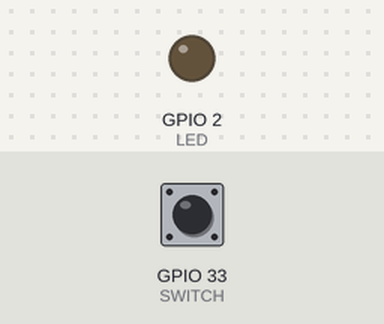
Recording of a sketch running on a simulated ESP32. On the bench: output pins drawn as LEDs (lit = HIGH). The test bench sets the inputs (shaded band); at power-on: GPIO 33 (SWITCH) LOW. WiFi joins after 1.5 s; servers stay silent unless stated; what the sketch prints to the serial monitor is not drawn.

Above: at 2.7 s.
2.8 s: GPIO 33 (SWITCH) pulled HIGH for 0.15 s
At 2.87 s:
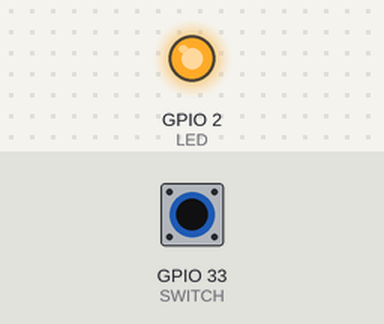
4.4 s: GPIO 33 (SWITCH) pulled HIGH for 3.2 s
At 8.3 s:
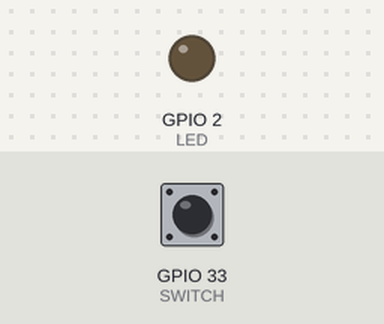
Timing chart, 0 to 9.8 s (numbered marks = the images above; inputs shaded):
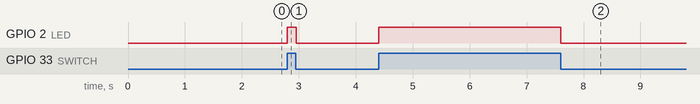

Measured:
- after the input at 2.8 s, GPIO 2 (LED): LOW → HIGH at once, → LOW 0.15 s later
- after the input at 4.4 s, GPIO 2 (LED): LOW → HIGH at once, → LOW 3.2 s later

The sketch:

OTAWebUpdater.ino
```cpp
#include <WiFi.h>
#include <WiFiClient.h>
#include <WebServer.h>
#include <ESPmDNS.h>
#include <Update.h>

const char* host = "esp32";
const char* ssid = "hotspot";
const char* password = "11223344";
int LED = 2, SWITCH = 33;

WebServer server(80);

/*
 * Login page
 */

const char* loginIndex =
 "<form name='loginForm'>"
    "<table width='20%' bgcolor='A09F9F' align='center'>"
        "<tr>"
            "<td colspan=2>"
                "<center><font size=4><b>ESP32 Login Page</b></font></center>"
                "<br>"
            "</td>"
            "<br>"
            "<br>"
        "</tr>"
        "<tr>"
             "<td>Username:</td>"
             "<td><input type='text' size=25 name='userid'><br></td>"
        "</tr>"
        "<br>"
        "<br>"
        "<tr>"
            "<td>Password:</td>"
            "<td><input type='Password' size=25 name='pwd'><br></td>"
            "<br>"
            "<br>"
        "</tr>"
        "<tr>"
            "<td><input type='submit' onclick='check(this.form)' value='Login'></td>"
        "</tr>"
    "</table>"
"</form>"
"<script>"
    "function check(form)"
    "{"
    "if(form.userid.value=='Samsung' && form.pwd.value=='12131415')"
    "{"
    "window.open('/serverIndex')"
    "}"
    "else"
    "{"
    " alert('Error Password or Username')/*displays error message*/"
    "}"
    "}"
"</script>";

/*
 * Server Index Page
 */

const char* serverIndex =
"<script src='https://ajax.googleapis.com/ajax/libs/jquery/3.2.1/jquery.min.js'></script>"
"<form method='POST' action='#' enctype='multipart/form-data' id='upload_form'>"
   "<input type='file' name='update'>"
        "<input type='submit' value='Update'>"
    "</form>"
 "<div id='prg'>progress: 0%</div>"
 "<script>"
  "$('form').submit(function(e){"
  "e.preventDefault();"
  "var form = $('#upload_form')[0];"
  "var data = new FormData(form);"
  " $.ajax({"
  "url: '/update',"
  "type: 'POST',"
  "data: data,"
  "contentType: false,"
  "processData:false,"
  "xhr: function() {"
  "var xhr = new window.XMLHttpRequest();"
  "xhr.upload.addEventListener('progress', function(evt) {"
  "if (evt.lengthComputable) {"
  "var per = evt.loaded / evt.total;"
  "$('#prg').html('progress: ' + Math.round(per*100) + '%');"
  "}"
  "}, false);"
  "return xhr;"
  "},"
  "success:function(d, s) {"
  "console.log('success!')"
 "},"
 "error: function (a, b, c) {"
 "}"
 "});"
 "});"
 "</script>";

/*
 * setup function
 */
void setup(void) {
  Serial.begin(115200);
  pinMode(LED, OUTPUT);
  pinMode(SWITCH, INPUT);
  // Connect to WiFi network
  WiFi.begin(ssid, password);
  Serial.println("");

  // Wait for connection
  while (WiFi.status() != WL_CONNECTED) {
    delay(500);
    Serial.print(".");
  }
  Serial.println("");
  Serial.print("Connected to ");
  Serial.println(ssid);
  Serial.print("IP address: ");
  Serial.println(WiFi.localIP());

  /*use mdns for host name resolution*/
  if (!MDNS.begin(host)) { //http://esp32.local
    Serial.println("Error setting up MDNS responder!");
    while (1) {
      delay(1000);
    }
  }
  Serial.println("mDNS responder started");
  /*return index page which is stored in serverIndex */
  server.on("/", HTTP_GET, []() {
    server.sendHeader("Connection", "close");
    server.send(200, "text/html", loginIndex);
  });
  server.on("/serverIndex", HTTP_GET, []() {
    server.sendHeader("Connection", "close");
    server.send(200, "text/html", serverIndex);
  });
  /*handling uploading firmware file */
  server.on("/update", HTTP_POST, []() {
    server.sendHeader("Connection", "close");
    server.send(200, "text/plain", (Update.hasError()) ? "FAIL" : "OK");
    ESP.restart();
  }, []() {
    HTTPUpload& upload = server.upload();
    if (upload.status == UPLOAD_FILE_START) {
      Serial.printf("Update: %s\n", upload.filename.c_str());
      if (!Update.begin(UPDATE_SIZE_UNKNOWN)) { //start with max available size
        Update.printError(Serial);
      }
    } else if (upload.status == UPLOAD_FILE_WRITE) {
      /* flashing firmware to ESP*/
      if (Update.write(upload.buf, upload.currentSize) != upload.currentSize) {
        Update.printError(Serial);
      }
    } else if (upload.status == UPLOAD_FILE_END) {
      if (Update.end(true)) { //true to set the size to the current progress
        Serial.printf("Update Success: %u\nRebooting...\n", upload.totalSize);
      } else {
        Update.printError(Serial);
      }
    }
  });
  server.begin();
}

void loop(void) {
  server.handleClient();
  if(digitalRead(SWITCH) == 1)
  {
    digitalWrite(LED, HIGH);
  }
  else
  {
    digitalWrite(LED,LOW);
  }

}
```
